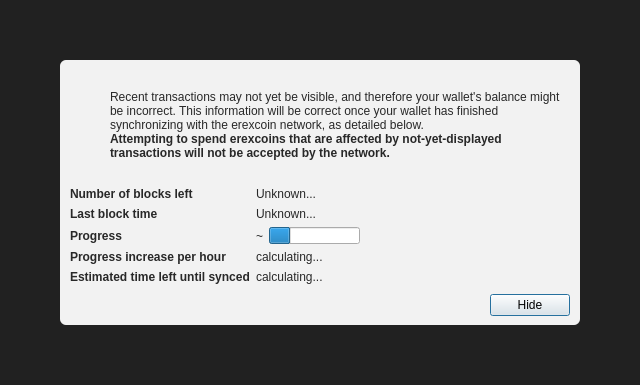
<?xml version="1.0" encoding="UTF-8"?>
<ui version="4.0">
 <class>ModalOverlay</class>
 <widget class="ModalOverlay" name="ModalOverlay">
  <property name="geometry">
   <rect>
    <x>0</x>
    <y>0</y>
    <width>640</width>
    <height>385</height>
   </rect>
  </property>
  <property name="windowTitle">
   <string>Form</string>
  </property>
  <layout class="QVBoxLayout" name="verticalLayout" stretch="0">
   <property name="sizeConstraint">
    <enum>QLayout::SetDefaultConstraint</enum>
   </property>
   <property name="leftMargin">
    <number>0</number>
   </property>
   <property name="topMargin">
    <number>0</number>
   </property>
   <property name="rightMargin">
    <number>0</number>
   </property>
   <property name="bottomMargin">
    <number>0</number>
   </property>
   <item>
    <widget class="QWidget" name="bgWidget" native="true">
     <property name="styleSheet">
      <string notr="true">#bgWidget { background: rgba(0,0,0,220); }</string>
     </property>
     <layout class="QVBoxLayout" name="verticalLayoutMain" stretch="1">
      <property name="leftMargin">
       <number>60</number>
      </property>
      <property name="topMargin">
       <number>60</number>
      </property>
      <property name="rightMargin">
       <number>60</number>
      </property>
      <property name="bottomMargin">
       <number>60</number>
      </property>
      <item>
       <widget class="QWidget" name="contentWidget" native="true">
        <property name="styleSheet">
         <string notr="true">#contentWidget { background: rgba(255,255,255,240); border-radius: 6px; }

QLabel { color: rgb(40,40,40);  }</string>
        </property>
        <layout class="QVBoxLayout" name="verticalLayoutSub" stretch="1,0,0,0">
         <property name="spacing">
          <number>0</number>
         </property>
         <property name="leftMargin">
          <number>10</number>
         </property>
         <property name="topMargin">
          <number>10</number>
         </property>
         <property name="rightMargin">
          <number>10</number>
         </property>
         <property name="bottomMargin">
          <number>10</number>
         </property>
         <item>
          <layout class="QHBoxLayout" name="horizontalLayoutIconText" stretch="0,1">
           <property name="topMargin">
            <number>20</number>
           </property>
           <item>
            <layout class="QVBoxLayout" name="verticalLayoutIcon">
             <property name="leftMargin">
              <number>0</number>
             </property>
             <item>
              <widget class="QPushButton" name="warningIcon">
               <property name="enabled">
                <bool>false</bool>
               </property>
               <property name="text">
                <string/>
               </property>
               <property name="icon">
                <iconset>
                 <normaloff>:/icons/warning</normaloff>
                 <disabledoff>:/icons/warning</disabledoff>:/icons/warning</iconset>
               </property>
               <property name="iconSize">
                <size>
                 <width>48</width>
                 <height>48</height>
                </size>
               </property>
               <property name="flat">
                <bool>true</bool>
               </property>
              </widget>
             </item>
             <item>
              <spacer name="verticalSpacerWarningIcon">
               <property name="orientation">
                <enum>Qt::Vertical</enum>
               </property>
               <property name="sizeHint" stdset="0">
                <size>
                 <width>20</width>
                 <height>40</height>
                </size>
               </property>
              </spacer>
             </item>
            </layout>
           </item>
           <item>
            <layout class="QVBoxLayout" name="verticalLayoutInfoText">
             <property name="leftMargin">
              <number>0</number>
             </property>
             <property name="topMargin">
              <number>0</number>
             </property>
             <item>
              <widget class="QLabel" name="infoText">
               <property name="text">
                <string>Recent transactions may not yet be visible, and therefore your wallet's balance might be incorrect. This information will be correct once your wallet has finished synchronizing with the erexcoin network, as detailed below.</string>
               </property>
               <property name="textFormat">
                <enum>Qt::RichText</enum>
               </property>
               <property name="wordWrap">
                <bool>true</bool>
               </property>
              </widget>
             </item>
             <item>
              <widget class="QLabel" name="infoTextStrong">
               <property name="font">
                <font>
                 <weight>75</weight>
                 <bold>true</bold>
                </font>
               </property>
               <property name="text">
                <string>Attempting to spend erexcoins that are affected by not-yet-displayed transactions will not be accepted by the network.</string>
               </property>
               <property name="textFormat">
                <enum>Qt::RichText</enum>
               </property>
               <property name="wordWrap">
                <bool>true</bool>
               </property>
              </widget>
             </item>
             <item>
              <spacer name="verticalSpacerInTextSpace">
               <property name="orientation">
                <enum>Qt::Vertical</enum>
               </property>
               <property name="sizeHint" stdset="0">
                <size>
                 <width>20</width>
                 <height>40</height>
                </size>
               </property>
              </spacer>
             </item>
            </layout>
           </item>
          </layout>
         </item>
         <item>
          <spacer name="verticalSpacerAfterText">
           <property name="orientation">
            <enum>Qt::Vertical</enum>
           </property>
           <property name="sizeHint" stdset="0">
            <size>
             <width>20</width>
             <height>40</height>
            </size>
           </property>
          </spacer>
         </item>
         <item>
          <layout class="QFormLayout" name="formLayout">
           <property name="fieldGrowthPolicy">
            <enum>QFormLayout::FieldsStayAtSizeHint</enum>
           </property>
           <property name="horizontalSpacing">
            <number>6</number>
           </property>
           <property name="verticalSpacing">
            <number>6</number>
           </property>
           <property name="topMargin">
            <number>10</number>
           </property>
           <item row="0" column="0">
            <widget class="QLabel" name="labelNumberOfBlocksLeft">
             <property name="font">
              <font>
               <weight>75</weight>
               <bold>true</bold>
              </font>
             </property>
             <property name="text">
              <string>Number of blocks left</string>
             </property>
            </widget>
           </item>
           <item row="0" column="1">
            <widget class="QLabel" name="numberOfBlocksLeft">
             <property name="text">
              <string>Unknown...</string>
             </property>
            </widget>
           </item>
           <item row="1" column="0">
            <widget class="QLabel" name="labelLastBlockTime">
             <property name="font">
              <font>
               <weight>75</weight>
               <bold>true</bold>
              </font>
             </property>
             <property name="text">
              <string>Last block time</string>
             </property>
            </widget>
           </item>
           <item row="1" column="1">
            <widget class="QLabel" name="newestBlockDate">
             <property name="sizePolicy">
              <sizepolicy hsizetype="Maximum" vsizetype="Preferred">
               <horstretch>0</horstretch>
               <verstretch>0</verstretch>
              </sizepolicy>
             </property>
             <property name="text">
              <string>Unknown...</string>
             </property>
            </widget>
           </item>
           <item row="2" column="0">
            <widget class="QLabel" name="labelSyncDone">
             <property name="font">
              <font>
               <weight>75</weight>
               <bold>true</bold>
              </font>
             </property>
             <property name="text">
              <string>Progress</string>
             </property>
            </widget>
           </item>
           <item row="2" column="1">
            <layout class="QHBoxLayout" name="horizontalLayoutSync" stretch="0,1">
             <item>
              <widget class="QLabel" name="percentageProgress">
               <property name="text">
                <string notr="true">~</string>
               </property>
              </widget>
             </item>
             <item>
              <widget class="QProgressBar" name="progressBar">
               <property name="value">
                <number>24</number>
               </property>
               <property name="format">
                <string/>
               </property>
              </widget>
             </item>
            </layout>
           </item>
           <item row="4" column="0">
            <widget class="QLabel" name="labelProgressIncrease">
             <property name="font">
              <font>
               <weight>75</weight>
               <bold>true</bold>
              </font>
             </property>
             <property name="text">
              <string>Progress increase per hour</string>
             </property>
            </widget>
           </item>
           <item row="4" column="1">
            <widget class="QLabel" name="progressIncreasePerH">
             <property name="text">
              <string>calculating...</string>
             </property>
            </widget>
           </item>
           <item row="5" column="0">
            <widget class="QLabel" name="labelEstimatedTimeLeft">
             <property name="font">
              <font>
               <weight>75</weight>
               <bold>true</bold>
              </font>
             </property>
             <property name="text">
              <string>Estimated time left until synced</string>
             </property>
            </widget>
           </item>
           <item row="5" column="1">
            <widget class="QLabel" name="expectedTimeLeft">
             <property name="text">
              <string>calculating...</string>
             </property>
            </widget>
           </item>
          </layout>
         </item>
         <item>
          <layout class="QHBoxLayout" name="horizontalLayoutButtons">
           <property name="leftMargin">
            <number>10</number>
           </property>
           <property name="topMargin">
            <number>10</number>
           </property>
           <item>
            <spacer name="horizontalSpacer">
             <property name="orientation">
              <enum>Qt::Horizontal</enum>
             </property>
             <property name="sizeHint" stdset="0">
              <size>
               <width>40</width>
               <height>20</height>
              </size>
             </property>
            </spacer>
           </item>
           <item>
            <widget class="QPushButton" name="closeButton">
             <property name="text">
              <string>Hide</string>
             </property>
             <property name="focusPolicy">
              <enum>Qt::StrongFocus</enum>
             </property>
             <property name="default">
              <bool>true</bool>
             </property>
            </widget>
           </item>
          </layout>
         </item>
        </layout>
       </widget>
      </item>
     </layout>
    </widget>
   </item>
  </layout>
 </widget>
 <customwidgets>
  <customwidget>
   <class>ModalOverlay</class>
   <extends>QWidget</extends>
   <header>qt/modaloverlay.h</header>
   <container>1</container>
  </customwidget>
 </customwidgets>
 <resources/>
 <connections/>
</ui>
